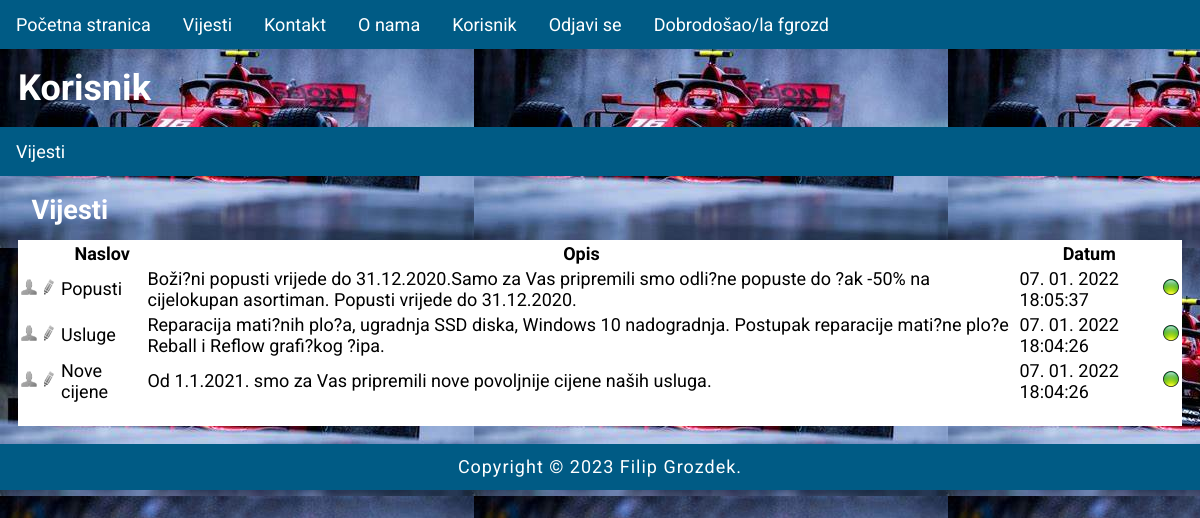
/index.php?menu=9 (signed in), run on the app's committed database.
### tables this page shows
CREATE TABLE `news` (
  `id` int(11) NOT NULL,
  `title` varchar(255) NOT NULL,
  `description` text NOT NULL,
  `date` timestamp NOT NULL DEFAULT current_timestamp() ON UPDATE current_timestamp(),
  `archive` enum('N','Y') NOT NULL,
  `picture_id` int(11) NOT NULL
);

### functions.php (called while the page is built)
<?php
    function pickerDateToMysql($pickerDate){
		$date = DateTime::createFromFormat('Y-m-d H:i:s', $pickerDate);
		return $date->format('d. m. Y H:i:s');
	}
?>

### user/news.php (the view, shortened to what this page needs)
<?php
	if (isset($_GET['id']) && $_GET['id'] != '') {
		$query  = "SELECT * FROM news LEFT JOIN pictures ON news.picture_id = pictures.id";
		$query .= " WHERE news.id=".$_GET['id'];
		$query .= " ORDER BY date DESC";
		$result = @mysqli_query($MySQL, $query);
		$row = @mysqli_fetch_array($result);
		print '
		<h2>Pregled vijesti</h2>
		<div class="news">
			<img src="news/' . $row['path'] . '" alt="' . $row['title'] . '" title="' . $row['title'] . '">
			<h2>' . $row['title'] . '</h2>
			' . $row['description'] . '
			<time datetime="' . $row['date'] . '">' . pickerDateToMysql($row['date']) . '</time>
			<hr>
			</div><p><a href="index.php?menu='.$menu.'&amp;action='.$action.'">Nazad</a></p>';
	}
	else {
		print '
		<h2>Vijesti</h2>
		<div id="news">
			<table>
				<thead>
					<tr>
						<th width="16"></th>
						<th width="16"></th>
						<th>Naslov</th>
						<th>Opis</th>
						<th>Datum</th>
						<th width="16"></th>
					</tr>
				</thead>
				<tbody>';
				$query  = "SELECT * FROM news";
				$query .= " ORDER BY date DESC";
				$result = @mysqli_query($MySQL, $query);
				while($row = @mysqli_fetch_array($result)) {
					print '
					<tr>
						<td><a href="index.php?menu='.$menu.'&amp;action='.$action.'&amp;id=' .$row['id']. '"><img src="images/user.png" alt="user"></a></td>
						<td><a href="index.php?menu='.$menu.'&amp;action='.$action.'&amp;edit=' .$row['id']. '"><img src="images/edit.png" alt="uredi"></a></td>
						<td>' . $row['title'] . '</td>
						<td>';
						if(strlen($row['description']) > 160) {
                            echo substr(strip_tags($row['description']), 0, 160).'...';
                        } else {
                            echo strip_tags($row['description']);
                        }
						print '
						</td>
						<td>' . pickerDateToMysql($row['date']) . '</td>
						<td>';
							if ($row['archive'] != 'N') { print '<img src="images/inactive.png" alt="" title="" />'; }
                            else { print '<img src="images/active.png" alt="" title="" />'; }
						print '
						</td>
					</tr>';
				}
			print '
				</tbody>
			</table>
			<a href="index.php?menu=' . $menu . '&amp;action=' . $action . '&amp;add=true" class="AddLink">Dodaj vijest</a>
		</div>';
	}
?>

### style.css (style rules this page uses)
body, html { font-family: 'Roboto', sans-serif; margin: 0; font-size: 18px; }
body { background-image: url("images/pozadina.jpg"); color: white; }
h1,h2 { margin: 0.5em; font-size: 2em; }
h2 { font-size: 1.5em; color: white; }
main a { color: white; text-decoration: none; }
img { width: 100%; }
#users, #news { background-color: white; color: black; }

### data on the page
news: title "Popusti", description "Boži?ni popusti vrijede do 31.12.2020.Samo za Vas pripremili smo odli?ne popuste do ?ak -50% na cijelokupan asortiman. Popusti vrijede do 31.12.2020.", date "07. 01. 2022 18:05:37"
news: title "Usluge", description "Reparacija mati?nih plo?a, ugradnja SSD diska, Windows 10 nadogradnja. Postupak reparacije mati?ne plo?e Reball i Reflow grafi?kog ?ipa.", date "07. 01. 2022 18:04:26"
news: title "Nove cijene", description "Od 1.1.2021. smo za Vas pripremili nove povoljnije cijene naših usluga.", date "07. 01. 2022 18:04:26"

### other printed values
$_SESSION['user']['username'] "fgrozd"
